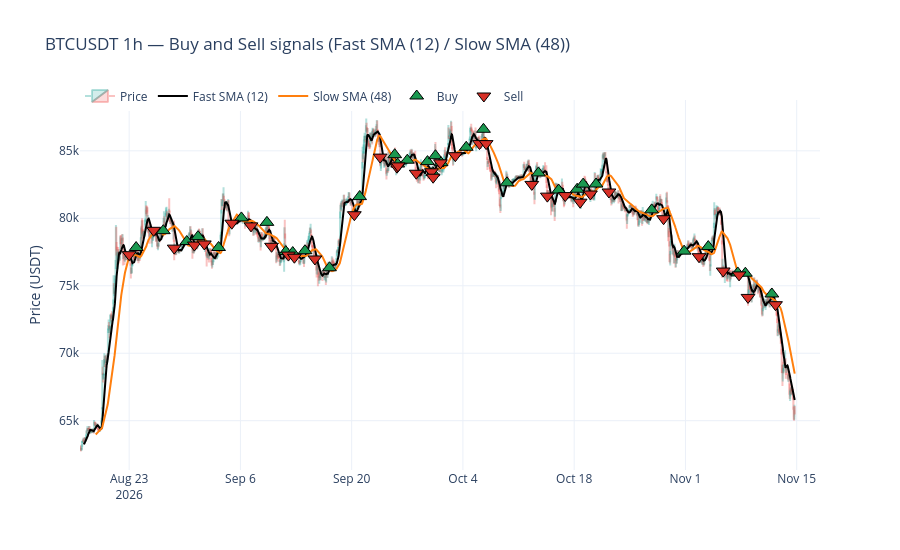

The notebook cell this image was saved under:
### Code cell
def plot_signals(df: pd.DataFrame, title: str) -> go.Figure:
    """Candlestick chart with both SMAs and a marker on every Buy and Sell candle."""
    fig = plot_with_averages(df, title)
    for signal, symbol, color in [(BUY, "triangle-up", "#1a9850"),
                                  (SELL, "triangle-down", "#d73027")]:
        points = df[df["Signal"] == signal]
        fig.add_trace(go.Scatter(x=points.index, y=points["Close Price"], mode="markers",
                                 name=signal, marker=dict(symbol=symbol, size=12, color=color,
                                                          line=dict(color="black", width=1))))
    return fig


plot_signals(with_signals, f"{SYMBOL} {INTERVAL} — Buy and Sell signals ({FAST_COLUMN} / {SLOW_COLUMN})").show()

### Figure 1 — Plotly figure (JSON) as saved in the notebook; plotly's stock layout.template omitted (floating-point values rounded to 4 significant figures; data arrays with more than 128 entries replaced by an {"elided": "..."} marker saying what was removed)
{"data": [{"close": {"elided": "2159 float values"}, "decreasing": {"fillcolor": "rgba(239, 83, 80, 0.2)", "line": {"color": "rgba(239, 83, 80, 0.35)"}}, "high": {"elided": "2159 float values"}, "increasing": {"fillcolor": "rgba(38, 166, 154, 0.2)", "line": {"color": "rgba(38, 166, 154, 0.35)"}}, "low": {"elided": "2159 float values"}, "name": "Price", "open": {"elided": "2159 float values"}, "type": "candlestick", "x": {"elided": "2159 str values"}}, {"line": {"color": "black", "width": 2}, "name": "Fast SMA (12)", "type": "scatter", "x": {"elided": "2159 str values"}, "y": {"elided": "2159 float values"}}, {"line": {"color": "#ff7f0e", "width": 2}, "name": "Slow SMA (48)", "type": "scatter", "x": {"elided": "2159 str values"}, "y": {"elided": "2159 float values"}}, {"marker": {"color": "#1a9850", "line": {"color": "black", "width": 1}, "size": 12, "symbol": "triangle-up"}, "mode": "markers", "name": "Buy", "type": "scatter", "x": ["2026-08-23T21:00:00.000", "2026-08-27T07:00:00.000", "2026-08-30T06:00:00.000", "2026-08-31T16:00:00.000", "2026-09-03T06:00:00.000", "2026-09-06T03:00:00.000", "2026-09-09T08:00:00.000", "2026-09-11T17:00:00.000", "2026-09-12T14:00:00.000", "2026-09-14T03:00:00.000", "2026-09-17T05:00:00.000", "2026-09-21T00:00:00.000", "2026-09-25T10:00:00.000", "2026-09-25T19:00:00.000", "2026-09-27T00:00:00.000", "2026-09-29T13:00:00.000", "2026-09-30T05:00:00.000", "2026-09-30T13:00:00.000", "2026-10-01T06:00:00.000", "2026-10-04T10:00:00.000", "2026-10-06T14:00:00.000", "2026-10-09T13:00:00.000", "2026-10-13T12:00:00.000", "2026-10-16T01:00:00.000", "2026-10-18T09:00:00.000", "2026-10-19T03:00:00.000", "2026-10-20T18:00:00.000", "2026-10-27T18:00:00.000", "2026-10-31T20:00:00.000", "2026-11-03T21:00:00.000", "2026-11-07T14:00:00.000", "2026-11-08T13:00:00.000", "2026-11-11T21:00:00.000"], "y": [77830.0, 79080.0, 78280.0, 78640.0, 77840.0, 80030.0, 79700.0, 77530.0, 77460.0, 77600.0, 76330.0, 81610.0, 84710.0, 84020.0, 84310.0, 84200.0, 83380.0, 84640.0, 84120.0, 85260.0, 86600.0, 82630.0, 83360.0, 82090.0, 82150.0, 82530.0, 82540.0, 80620.0, 77570.0, 77900.0, 75950.0, 75930.0, 74390.0]}, {"marker": {"color": "#d73027", "line": {"color": "black", "width": 1}, "size": 12, "symbol": "triangle-down"}, "mode": "markers", "name": "Sell", "type": "scatter", "x": ["2026-08-23T00:00:00.000", "2026-08-26T02:00:00.000", "2026-08-28T16:00:00.000", "2026-08-31T05:00:00.000", "2026-09-01T11:00:00.000", "2026-09-04T22:00:00.000", "2026-09-07T08:00:00.000", "2026-09-09T22:00:00.000", "2026-09-12T01:00:00.000", "2026-09-12T19:00:00.000", "2026-09-15T09:00:00.000", "2026-09-20T08:00:00.000", "2026-09-23T14:00:00.000", "2026-09-25T17:00:00.000", "2026-09-25T20:00:00.000", "2026-09-28T03:00:00.000", "2026-09-30T01:00:00.000", "2026-09-30T06:00:00.000", "2026-10-01T04:00:00.000", "2026-10-03T01:00:00.000", "2026-10-06T02:00:00.000", "2026-10-06T22:00:00.000", "2026-10-12T16:00:00.000", "2026-10-14T15:00:00.000", "2026-10-16T21:00:00.000", "2026-10-18T18:00:00.000", "2026-10-20T01:00:00.000", "2026-10-22T09:00:00.000", "2026-10-29T06:00:00.000", "2026-11-02T17:00:00.000", "2026-11-05T18:00:00.000", "2026-11-07T18:00:00.000", "2026-11-08T21:00:00.000", "2026-11-12T08:00:00.000"], "y": [77300.0, 79110.0, 77790.0, 78020.0, 78100.0, 79640.0, 79440.0, 77920.0, 77270.0, 77110.0, 76980.0, 80260.0, 84530.0, 83790.0, 83890.0, 83340.0, 83450.0, 83040.0, 84110.0, 84640.0, 85540.0, 85530.0, 82510.0, 81640.0, 81680.0, 81190.0, 81800.0, 81950.0, 79970.0, 77150.0, 76090.0, 75800.0, 74140.0, 73600.0]}], "layout": {"height": 550, "legend": {"orientation": "h", "y": 1.05}, "title": {"text": "BTCUSDT 1h — Buy and Sell signals (Fast SMA (12) / Slow SMA (48))"}, "xaxis": {"rangeslider": {"visible": false}}, "yaxis": {"title": {"text": "Price (USDT)"}}}}
